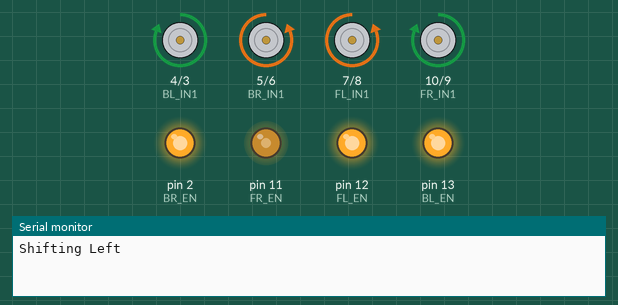
Simulated run of this sketch. Board: Arduino Uno, built with avr-gcc and run on an emulated ATmega328P. Shown: motor-driver pin pairs drawn as motors (green arrow = first pin HIGH = forward, orange = second pin HIGH = backward, longer = more drive), output pins drawn as LEDs (lit = HIGH), the last lines printed to the serial monitor.

Above: at 0.05 s.
At 4.45 s:
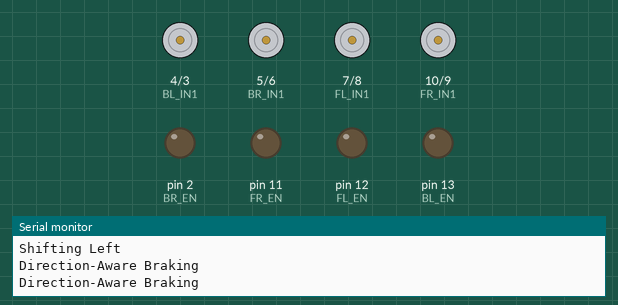
Timing chart, 0 to 5.9 s (numbered marks = the images above):
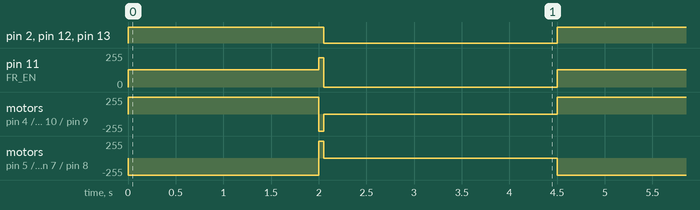

Measured:
- by itself, pin 2 (BR_EN), pin 12 (FL_EN), pin 13 (BL_EN): alternates HIGH for 2.1 s and LOW for 2.5 s
- by itself, pin 11 (FR_EN): repeats every 4.5 s: 220/255 0.05 s, 0/255 2.5 s, 130/255 2.0 s
- by itself, motor on pin 5 (BR_IN1) / pin 6 (BR_IN2), motor on pin 7 (FL_IN1) / pin 8 (FL_IN2): repeats every 4.5 s: forward 255/255 0.05 s, stopped 2.5 s, backward 255/255 2.0 s
- by itself, motor on pin 4 (BL_IN1) / pin 3 (BL_IN2), motor on pin 10 (FR_IN1) / pin 9 (FR_IN2): repeats every 4.5 s: backward 255/255 0.05 s, stopped 2.5 s, forward 255/255 2.0 s

The sketch:

motor_functions.ino
```cpp
// new
// Motor Driver Pins for Back Right wheel
#define BR_IN1 5    // Red wire
#define BR_IN2 6  // Black wire
#define BR_EN 2   // Enable pin for Front Left

// Motor Driver Pins for Front Left wheel
#define FL_IN1 7    // Blue wire
#define FL_IN2 8    // Green wire
#define FL_EN 12     // Enable pin for Front Right

// Motor Driver Pins for Front Right wheel
#define FR_IN1 10   // Red wire
#define FR_IN2 9    // Black wire
#define FR_EN 11    // yellow wire for back left

// Motor Driver Pins for Back Left wheel
#define BL_IN1 4    // Blue wire
#define BL_IN2 3    // Green wire
#define BL_EN 13    // brown wire Enable pin for Back Right

// Global variables to track motor directions
int flDirection = 0;
int frDirection = 0;
int blDirection = 0;
int brDirection = 0;

// Speed Settings (0-255)
const int motorSpeed = 130; // Adjust speed as needed
const int BLMotorSpeed = 253;

void setup() {
    // Set all pins as OUTPUT
    pinMode(FL_IN1, OUTPUT);
    pinMode(FL_IN2, OUTPUT);
    pinMode(FL_EN, OUTPUT);

    pinMode(FR_IN1, OUTPUT);
    pinMode(FR_IN2, OUTPUT);
    pinMode(FR_EN, OUTPUT);

    pinMode(BL_IN1, OUTPUT);
    pinMode(BL_IN2, OUTPUT);
    pinMode(BL_EN, OUTPUT);

    pinMode(BR_IN1, OUTPUT);
    pinMode(BR_IN2, OUTPUT);
    pinMode(BR_EN, OUTPUT);

    Serial.begin(9600);
}

// Modified setMotor function that tracks direction
void setMotor(int in1Pin, int in2Pin, int enPin, int direction, int speed) {
    // Save direction for the appropriate motor
    if (in1Pin == FL_IN1) flDirection = direction;
    else if (in1Pin == FR_IN1) frDirection = direction;
    else if (in1Pin == BL_IN1) blDirection = direction;
    else if (in1Pin == BR_IN1) brDirection = direction;

    // Rest of function unchanged
    if (direction == 1) {
        digitalWrite(in1Pin, HIGH);
        digitalWrite(in2Pin, LOW);
        analogWrite(enPin, speed);
    }
    else if (direction == -1) {
        digitalWrite(in1Pin, LOW);
        digitalWrite(in2Pin, HIGH);
        analogWrite(enPin, speed);
    }
    else {
        digitalWrite(in1Pin, LOW);
        digitalWrite(in2Pin, LOW);
        analogWrite(enPin, 0);
    }
}

// Direction-aware dynamic braking
void stopMotors() {
    Serial.println("Direction-Aware Braking");

    // int brakingSpeed = 150;
    // int BLbrakingSpeed = 500;
    int brakingSpeed = 220;
    int BLbrakingSpeed = 225;
    int brakingTime = 50; // milliseconds

    // Apply reverse current based on previous direction
    setMotor(FL_IN1, FL_IN2, FL_EN, -flDirection, brakingSpeed);
    setMotor(FR_IN1, FR_IN2, FR_EN, -frDirection, brakingSpeed);
    setMotor(BL_IN1, BL_IN2, BL_EN, -blDirection, BLbrakingSpeed);
    setMotor(BR_IN1, BR_IN2, BR_EN, -brDirection, brakingSpeed);

    delay(brakingTime);

    // Now fully stop motors
    setMotor(FL_IN1, FL_IN2, FL_EN, 0, 0);
    setMotor(FR_IN1, FR_IN2, FR_EN, 0, 0);
    setMotor(BL_IN1, BL_IN2, BL_EN, 0, 0);
    setMotor(BR_IN1, BR_IN2, BR_EN, 0, 0);

    // Reset direction trackers
    flDirection = 0;
    frDirection = 0;
    blDirection = 0;
    brDirection = 0;

    delay(200);
}

// // Helper functions for motor control
// void setMotor(int in1Pin, int in2Pin, int enPin, int direction, int speed) {
//     // direction: 1 = CW, -1 = CCW, 0 = STOP
//     if (direction == 1) {
//         digitalWrite(in1Pin, HIGH);
//         digitalWrite(in2Pin, LOW);
//         analogWrite(enPin, speed);
//     }
//     else if (direction == -1) {
//         digitalWrite(in1Pin, LOW);
//         digitalWrite(in2Pin, HIGH);
//         analogWrite(enPin, speed);
//     }
//     else {
//         digitalWrite(in1Pin, LOW);
//         digitalWrite(in2Pin, LOW);
//         analogWrite(enPin, 0);
//     }
// }


// // Stop All Motors
// void stopMotors() {
//     Serial.println("Stopping Motors");
//     setMotor(FL_IN1, FL_IN2, FL_EN, 0, 0);  // STOP
//     setMotor(FR_IN1, FR_IN2, FR_EN, 0, 0);  // STOP
//     setMotor(BL_IN1, BL_IN2, BL_EN, 0, 0);  // STOP
//     setMotor(BR_IN1, BR_IN2, BR_EN, 0, 0);  // STOP

//     delay(500); // Small pause
// }


// 1. Move Forward - All wheels CW
void moveForward(int duration) {
    Serial.println("Moving Forward");
    setMotor(FL_IN1, FL_IN2, FL_EN, 1, motorSpeed);  // CW
    setMotor(FR_IN1, FR_IN2, FR_EN, 1, motorSpeed);  // CW
    setMotor(BL_IN1, BL_IN2, BL_EN, 1, BLMotorSpeed);  // CW
    setMotor(BR_IN1, BR_IN2, BR_EN, 1, motorSpeed);  // CW

        // setMotor(FL_IN1, FR_IN2, FR_EN, 1, rightMotorSpeed);


    delay(duration);
    stopMotors();
}

// 2. Move Backward - All wheels CCW
void moveBackward(int duration) {
    Serial.println("Moving Backward");
    setMotor(FL_IN1, FL_IN2, FL_EN, -1, motorSpeed);  // CCW
    setMotor(FR_IN1, FR_IN2, FR_EN, -1, motorSpeed);  // CCW
    setMotor(BL_IN1, BL_IN2, BL_EN, -1, BLMotorSpeed);  // CCW
    setMotor(BR_IN1, BR_IN2, BR_EN, -1, motorSpeed);  // CCW

    delay(duration);
    stopMotors();
}

// 3. Shift Left - FL CCW, FR CW, BL CW, BR CCW
void shiftLeft(int duration) {
    Serial.println("Shifting Left");
    setMotor(FL_IN1, FL_IN2, FL_EN, -1, motorSpeed);  // CCW
    setMotor(FR_IN1, FR_IN2, FR_EN, 1, motorSpeed);   // CW
    setMotor(BL_IN1, BL_IN2, BL_EN, 1, BLMotorSpeed);   // CW
    setMotor(BR_IN1, BR_IN2, BR_EN, -1, motorSpeed);  // CCW

    delay(duration);
    stopMotors();
}

// 4. Shift Right - FL CW, FR CCW, BL CCW, BR CW
void shiftRight(int duration) {
    Serial.println("Shifting Right");
    setMotor(FL_IN1, FL_IN2, FL_EN, 1, motorSpeed);   // CW
    setMotor(FR_IN1, FR_IN2, FR_EN, -1, motorSpeed);  // CCW
    setMotor(BL_IN1, BL_IN2, BL_EN, -1, BLMotorSpeed);  // CCW
    setMotor(BR_IN1, BR_IN2, BR_EN, 1, motorSpeed);   // CW

    delay(duration);
    stopMotors();
}

// 5. Origin Left Turn - FL CCW, FR CW, BL CCW, BR CW
void originLeftTurn(int duration) {
    Serial.println("Turning Left Around Origin");
    setMotor(FL_IN1, FL_IN2, FL_EN, -1, motorSpeed);  // CCW
    setMotor(FR_IN1, FR_IN2, FR_EN, 1, motorSpeed);   // CW
    setMotor(BL_IN1, BL_IN2, BL_EN, -1, BLMotorSpeed);  // CCW
    setMotor(BR_IN1, BR_IN2, BR_EN, 1, motorSpeed);   // CW

    delay(duration);
    stopMotors();
}

// 6. Origin Right Turn - FL CW, FR CCW, BL CW, BR CCW
void originRightTurn(int duration) {
    Serial.println("Turning Right Around Origin");
    setMotor(FL_IN1, FL_IN2, FL_EN, 1, motorSpeed);   // CW
    setMotor(FR_IN1, FR_IN2, FR_EN, -1, motorSpeed);  // CCW
    setMotor(BL_IN1, BL_IN2, BL_EN, 1, BLMotorSpeed);   // CW
    setMotor(BR_IN1, BR_IN2, BR_EN, -1, motorSpeed);  // CCW

    delay(duration);
    stopMotors();
}

void loop() {
    // Example sequence
    // moveForward(3000);        // Move forward for 2 seconds
    // stopMotors();
    // moveBackward(2000);       // Move backward for 2 seconds
    // stopMotors();
    shiftLeft(2000);          // Shift left for 2 seconds
    stopMotors();
    // shiftRight(2000);         // Shift right for 2 seconds
    // stopMotors();
    // originLeftTurn(2000);     // Turn left for 2 seconds
    // stopMotors();
    // originRightTurn(2000);    // Turn right for 2 seconds
    // stopMotors();


    delay(2000);  // Wait 5 seconds before repeating
}
```
